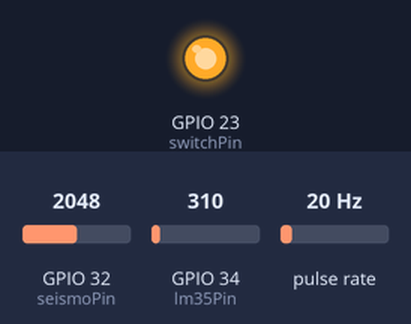
A sketch run on a simulated ESP32. Parts: output pins drawn as LEDs (lit = HIGH). Wiring (inferred from the names in the program): pulse sensor: data GPIO 22. The test bench sets the inputs (shaded band); at power-on: GPIO 34 (lm35Pin) = 310, GPIO 32 (seismoPin) = 2048, pulse rate 20 Hz (analog values on the 0–4095 scale). WiFi joins after 1.5 s; servers stay silent unless stated; uploads are accepted with an empty reply; what the sketch prints to the serial monitor is not drawn.

Above: at 2.7 s.
2.8 s: GPIO 34 (lm35Pin) set to 468
4.9 s: GPIO 34 (lm35Pin) set to 523
At 6.1 s:
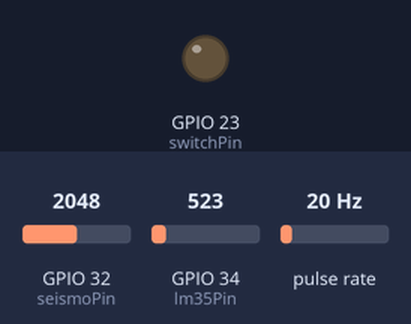
6.4 s: GPIO 34 (lm35Pin) set to 434
At 8.2 s:
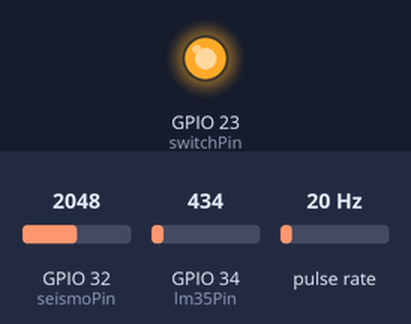
8.8 s: GPIO 34 (lm35Pin) set to 527
At 10.2 s:
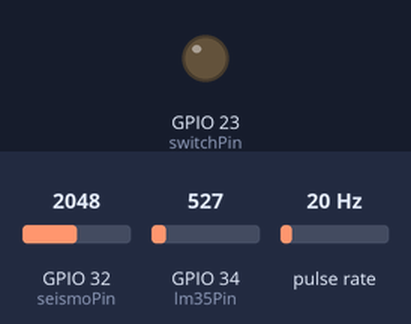
Timing chart, 0 to 11.8 s (numbered marks = the images above; inputs shaded):
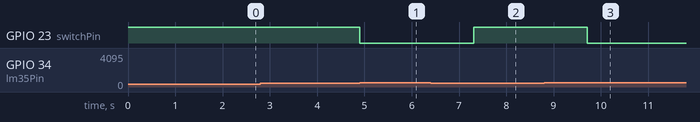

Measured:
- the behaviour switches between 496 and 497 on GPIO 34 (lm35Pin) (found by bisection; images 0 and 1)
- after the input at 2.8 s, every drawn part: stays the same
- after the input at 4.9 s, GPIO 23 (switchPin): HIGH → LOW at once
- after the input at 6.4 s, GPIO 23 (switchPin): LOW → HIGH after 0.91 s
- after the input at 8.8 s, GPIO 23 (switchPin): HIGH → LOW after 0.91 s

The sketch:

Earthquake.ino
```cpp
#include <WiFi.h>
#include <HTTPClient.h>


const char* ssid = "your_SSID";        // Replace with your Wi-Fi SSID
const char* password = "your_PASSWORD"; // Replace with your Wi-Fi password

// Server endpoint
const char* serverName = "http://example.com/data"; // Replace with your server URL

// Define the analog pin where the LM35 is connected
const int lm35Pin = 34;  // GPIO34 (you can use any ADC-capable pin)

// Define the digital pin for controlling the relay or switch
const int switchPin = 23; // GPIO23 (you can use any available digital pin)
const int switchPin2 = 24;
// Define the digital pin for the frequency sensor
const int freqSensorPin = 22; // GPIO22 (you can use any available digital pin)

// Define the analog pin for the seismometer sensor
const int seismoPin = 32; // GPIO32 (you can use any ADC-capable pin)

// Temperature threshold in Celsius
const float temperatureThreshold = 40.0;

// Earthquake magnitude threshold
const float earthquakeMagnitudeThreshold = 5.0;

// Variables to store the analog reading and calculated temperature
int sensorValue = 0;
float temperatureC = 0.0;

// Variables for frequency measurement
volatile unsigned long pulseCount = 0; // Pulse count for frequency calculation
unsigned long lastMeasurementTime = 0; // Last time measurement was done
const unsigned long measurementInterval = 1000; // Interval in milliseconds for frequency calculation
float frequency = 0.0; // Frequency in Hz

// Variables for seismometer data
int seismoValue = 0;
float earthquakeMagnitude = 0.0;

void IRAM_ATTR onPulse() {
  // Increment pulse count on each rising edge
  pulseCount++;
}

void setup() {
  // Initialize serial communication for debugging
  Serial.begin(115200);

  // Set the ADC width and the ADC resolution
  analogReadResolution(12); // ESP32 ADC resolution: 12 bits (0-4095)

  // Initialize the switch pin as an output
  pinMode(switchPin, OUTPUT);

  // Ensure the switch is turned on initially (assuming active HIGH)
  digitalWrite(switchPin, HIGH);

  // Initialize the frequency sensor pin as an input with interrupt
  pinMode(freqSensorPin, INPUT);
  attachInterrupt(digitalPinToInterrupt(freqSensorPin), onPulse, RISING);

  // Initialize the seismometer pin as an input
  pinMode(seismoPin, INPUT);

  // Initialize Wi-Fi
  WiFi.begin(ssid, password);
  Serial.print("Connecting to WiFi");
  while (WiFi.status() != WL_CONNECTED) {
    delay(500);
    Serial.print(".");
  }
  Serial.println("Connected to WiFi");

  // Initialize the measurement time
  lastMeasurementTime = millis();
}

void loop() {
  // Read the analog value from the LM35 sensor
  sensorValue = analogRead(lm35Pin);

  // Convert the analog reading to a voltage (0-3.3V)
  float voltage = sensorValue * (3.3 / 4095.0);

  // Convert the voltage to temperature in Celsius
  temperatureC = voltage * 100.0; // LM35 output is 10mV/°C

  // Print the temperature to the Serial Monitor
  Serial.print("Temperature: ");
  Serial.print(temperatureC);
  Serial.println(" °C");

  // Check if the temperature exceeds the threshold
  if (temperatureC > temperatureThreshold) {
    // Turn off the switch (assuming active HIGH for the relay or transistor)
    digitalWrite(switchPin, LOW);
    Serial.println("Switch turned OFF due to high temperature.");
  } else {
    // Turn on the switch (assuming active HIGH for the relay or transistor)
    digitalWrite(switchPin, HIGH);
  }

  // Calculate frequency every measurementInterval
  unsigned long currentTime = millis();
  if (currentTime - lastMeasurementTime >= measurementInterval) {
    // Disable interrupts to safely read pulseCount
    noInterrupts();
    float elapsedTime = (currentTime - lastMeasurementTime) / 1000.0; // Convert milliseconds to seconds
    frequency = pulseCount / elapsedTime;
    pulseCount = 0; // Reset pulse count
    lastMeasurementTime = currentTime; // Update last measurement time
    interrupts();

    // Print the frequency to the Serial Monitor
    Serial.print("Frequency: ");
    Serial.print(frequency);
    Serial.println(" Hz");

    // Send data to server
    if (WiFi.status() == WL_CONNECTED) {
      HTTPClient http;
      http.begin(serverName);
      http.addHeader("Content-Type", "application/x-www-form-urlencoded");

      String postData = "temperature=" + String(temperatureC) + "&frequency=" + String(frequency) + "&earthquakeMagnitude=" + String(earthquakeMagnitude);
      int httpResponseCode = http.POST(postData);

      if (httpResponseCode > 0) {
        String response = http.getString();
        Serial.println("Server Response: " + response);
      } else {
        Serial.println("Error sending POST request: " + String(httpResponseCode));
      }

      http.end();
    } else {
      Serial.println("WiFi not connected");
    }
  }

  // Read the analog value from the seismometer sensor
  seismoValue = analogRead(seismoPin);

  // Convert the seismometer reading to magnitude (you may need to adjust this conversion based on your sensor)
  earthquakeMagnitude = seismoValue * (3.3 / 4095.0); // Example conversion, adjust as needed

  // Print the earthquake magnitude to the Serial Monitor
  Serial.print("Earthquake Magnitude: ");
  Serial.println(earthquakeMagnitude);

  // Check if the earthquake magnitude exceeds the threshold
  if (earthquakeMagnitude > earthquakeMagnitudeThreshold) {
    // Activate the switch (assuming active HIGH to turn on the current)
    digitalWrite(switchPin2, HIGH);
    Serial.println("Switch activated due to high earthquake magnitude.");
  } else {
    // Deactivate the switch
    digitalWrite(switchPin2, LOW);
  }

  // Delay before the next reading
  delay(1000); // Short delay to prevent overwhelming the Serial Monitor
}
```
